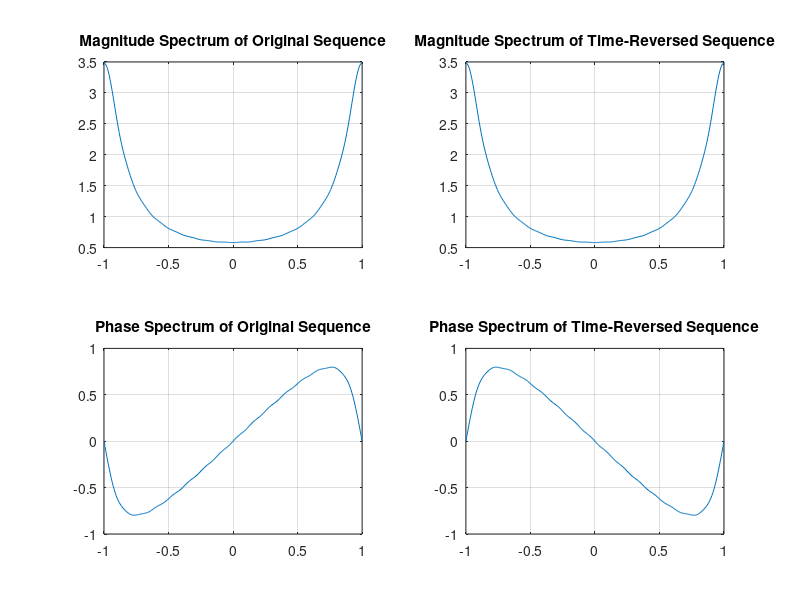

Write MATLAB code to recreate this figure.
% Q3_22
% Time Reversal Property of DTFT
clf;
w = -pi:2*pi/255:pi;
%n=0:7; num = (1/2).^n;
n=0:15; num = (-5/7).^n;
L = length(num)-1;
h1 = freqz(num, 1, w);
h2 = freqz(fliplr(num), 1, w);
h3 = exp(w*L*i).*h2;
subplot(2,2,1)
plot(w/pi,abs(h1));grid
title('Magnitude Spectrum of Original Sequence')
subplot(2,2,2)
plot(w/pi,abs(h3));grid
title('Magnitude Spectrum of Time-Reversed Sequence')
subplot(2,2,3)
plot(w/pi,angle(h1));grid
title('Phase Spectrum of Original Sequence')
subplot(2,2,4)
plot(w/pi,angle(h3));grid
title('Phase Spectrum of Time-Reversed Sequence')
